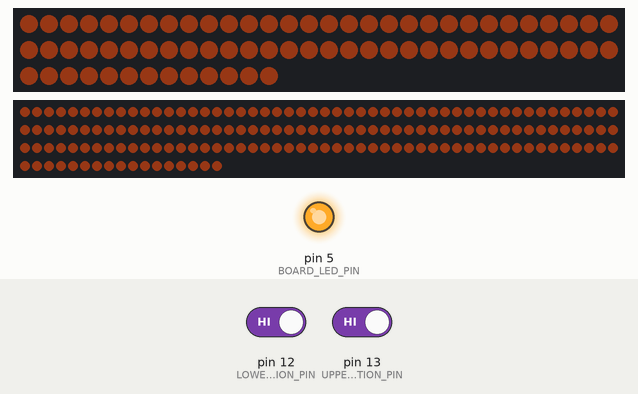
Bench run of a sketch on a simulated Arduino Uno, built with avr-gcc and run on an emulated ATmega328P. On the bench: 73 RGB LEDs in strip order, left to right, continuing on the next row, 167 RGB LEDs in strip order, left to right, continuing on the next row, output pins drawn as LEDs (lit = HIGH). Inputs (shaded band) come from the test bench; at power-on: pin 12 (LOWER_MOTION_PIN) HIGH, pin 13 (UPPER_MOTION_PIN) HIGH. Dim RGB values are drawn brighter than linear.

Above: at 4.1 s.
4.2 s: pin 12 (LOWER_MOTION_PIN) driven LOW and pin 13 (UPPER_MOTION_PIN) driven LOW
At 19.97 s:
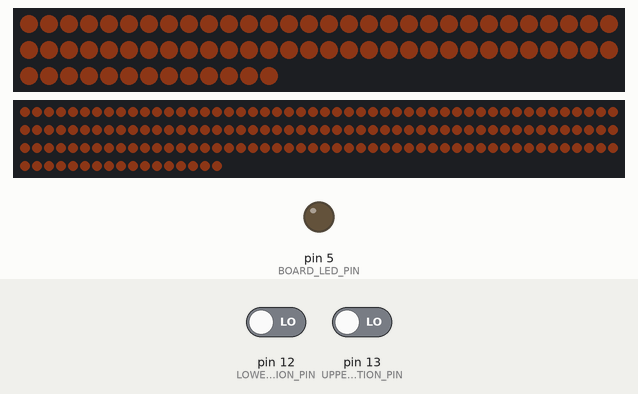
20.1 s: pin 12 (LOWER_MOTION_PIN) driven HIGH
At 21.5 s:
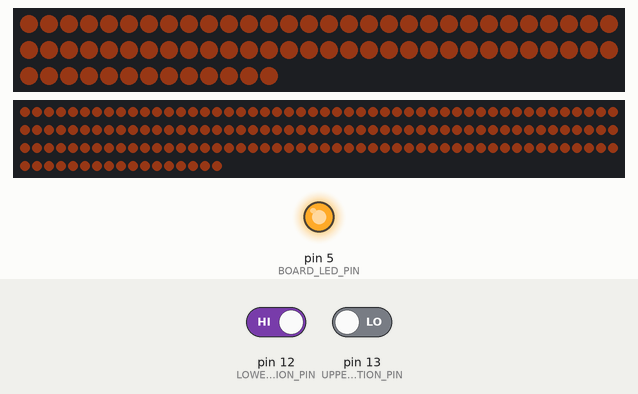
21.8 s: pin 12 (LOWER_MOTION_PIN) driven LOW
At 43.6 s:
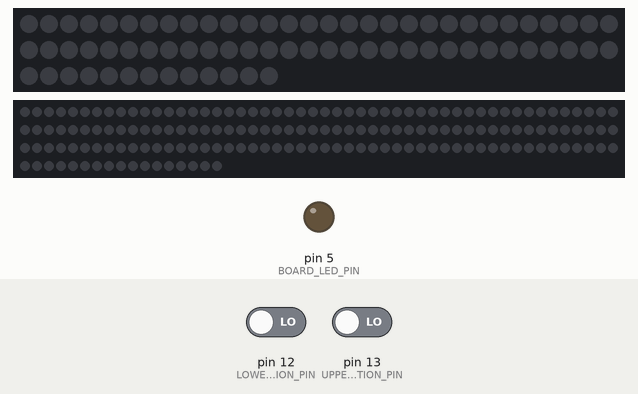
43.8 s: pin 13 (UPPER_MOTION_PIN) driven HIGH
At 44.27 s:
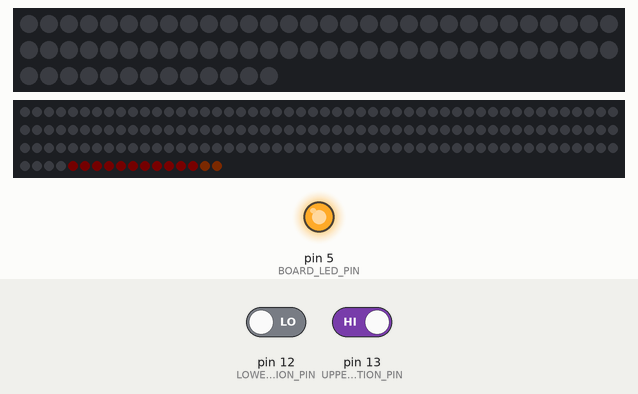
46.2 s: pin 12 (LOWER_MOTION_PIN) driven HIGH
At 46.44 s:
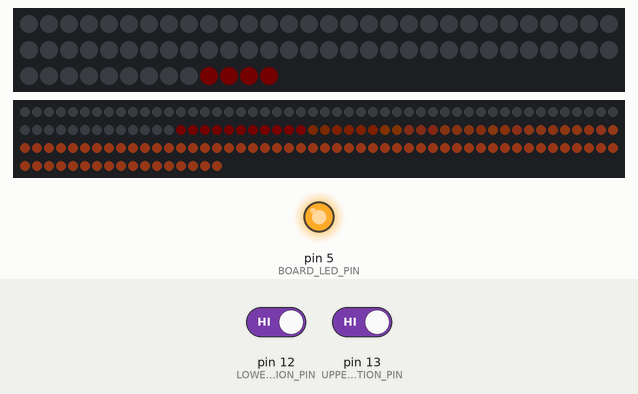
Timing chart, 0 to 49.2 s (numbered marks = the images above; inputs shaded):
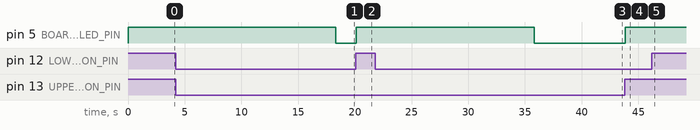

The sketch:

stairwell.ino
```cpp
#include <FastLED.h>

const int LOWER_STRIP_PIN = 4;
const int UPPER_STRIP_PIN = 0;
const int LOWER_STRIP_COUNT = 73;
const int UPPER_STRIP_COUNT = 167;
const int NUM_LEDS = UPPER_STRIP_COUNT + LOWER_STRIP_COUNT;

const int LOWER_MOTION_PIN = 12; // Pin connected to motion detector
const int UPPER_MOTION_PIN = 13; // Pin connected to motion detector

// LED is pin 13 on the blackboard, but pin 5 on the thing
// const int BOARD_LED_PIN = 13; // Blackboard LED pin - active-high
const int BOARD_LED_PIN = 5; // Thing LED pin - active-high

const int STEP_MS = 10;
const int STEP_OVERHEAD = 7;
const int TIMEOUT_MS = 10000;
const int TIMEOUT_STEPS = TIMEOUT_MS / (STEP_MS + STEP_OVERHEAD);
const int DIM_MS = 5000;
const int DIM_STEPS = DIM_MS / (STEP_MS + STEP_OVERHEAD);

const int FADE_WIDTH = 40;
const int MAX_BRIGHTNESS = 80;
const CHSV ON_COLOR = CHSV(20, 160, 255);

CRGB leds[NUM_LEDS];

struct State {
  // bool indicating whether the strip should be brightening or dimming.
  bool upper_triggered;
  int upper_pos;

  bool lower_triggered;
  int lower_pos;

  int steps_since_last_triggered;
  int current_max_brightness;
  bool dimming;
};

State state;

uint8_t brightness[NUM_LEDS];
void clearBrightness(int val) {
  for (int i = 0; i < NUM_LEDS; i++) {
    brightness[i] = val;
  }
}
void brightenSmoothRegion(int start, int stop, int border, int fullOn) {
  int midpoint = (start + stop)/2;

  int i = start < 0 ? 0 : start;
  for (; i < NUM_LEDS && i < start+border && i < midpoint; i++) {
    int target = (i - start) * fullOn / border;
    if (brightness[i] < target) {
      brightness[i] = target;
    }
  }
  for (; i < NUM_LEDS && i < stop-border; i++) {
    brightness[i] = fullOn;
  }
  for (; i < NUM_LEDS && i < stop; i++) {
    int target = (stop - i) * fullOn / border;
    if (brightness[i] < target) {
      brightness[i] = target;
    }
  }
}
void setBrightnessToLEDS() {
  // reverse the lower strip
  for (int i = 0; i < LOWER_STRIP_COUNT; i++) {
    // leds[LOWER_STRIP_COUNT - 1 - i] = ON_COLOR;
    // leds[LOWER_STRIP_COUNT - 1 - i].fadeToBlackBy(256-brightness[i]);
    leds[LOWER_STRIP_COUNT - 1 - i].setHSV(ON_COLOR.hue, ON_COLOR.sat, brightness[i]);
  }
  // Keep upper strip in order
  for (int i = LOWER_STRIP_COUNT; i < NUM_LEDS; i++) {
    // leds[i] = ON_COLOR;
    // leds[i].fadeToBlackBy(256-brightness[i]);
    leds[i].setHSV(ON_COLOR.hue, ON_COLOR.sat, brightness[i]);
  }
}

void resetState() {
  state.upper_triggered = false;
  state.upper_pos = NUM_LEDS;
  state.lower_triggered = false;
  state.lower_pos = 0;
  state.steps_since_last_triggered = 0;
  state.current_max_brightness = MAX_BRIGHTNESS;
  state.dimming = false;
}

void setup() {
  // put your setup code here, to run once:
  FastLED.addLeds<NEOPIXEL, LOWER_STRIP_PIN>(leds, 0, LOWER_STRIP_COUNT);
  FastLED.addLeds<NEOPIXEL, UPPER_STRIP_PIN>(leds, LOWER_STRIP_COUNT, UPPER_STRIP_COUNT);

  pinMode(LOWER_MOTION_PIN, INPUT);
  pinMode(UPPER_MOTION_PIN, INPUT);
  pinMode(BOARD_LED_PIN, OUTPUT);

  resetState();
}

void loop() {
  bool hasLowerMotion = !!digitalRead(LOWER_MOTION_PIN);
  bool hasUpperMotion = !!digitalRead(UPPER_MOTION_PIN);
  // bool hasLowerMotion = (int(millis() / 1000ul) % 20) == 0;
  // bool hasUpperMotion = false;

  update(&state, hasLowerMotion, hasUpperMotion);
  FastLED.show();

  bool led = (state.upper_triggered || state.lower_triggered) && !state.dimming;
  digitalWrite(BOARD_LED_PIN, led ? HIGH : LOW);
  delay(STEP_MS);
}

void step(struct State *s) {
  if (s->upper_triggered || s->lower_triggered) {
    s->steps_since_last_triggered++;

    s->dimming = s->steps_since_last_triggered > TIMEOUT_STEPS;

    if (s->dimming) {
      dimToOff(s);
    } else {
      brightenToOn(s);
    }
  }
  // upper_triggered && lower_triggered may have been reset by dimToOff().
  if (s->upper_triggered && s->upper_pos > -FADE_WIDTH) {
    s->upper_pos--;
  }
  if (s->lower_triggered && s->lower_pos < NUM_LEDS+FADE_WIDTH) {
    s->lower_pos++;
  }
  clearBrightness(0);
  // brightenSmoothRegion(LOWER_STRIP_COUNT-16, LOWER_STRIP_COUNT-1, 5, s->current_max_brightness);
  // brightenSmoothRegion(LOWER_STRIP_COUNT-26, LOWER_STRIP_COUNT-20, 5, s->current_max_brightness);
  brightenSmoothRegion(-FADE_WIDTH, s->lower_pos, FADE_WIDTH, s->current_max_brightness);
  brightenSmoothRegion(s->upper_pos, NUM_LEDS+FADE_WIDTH, FADE_WIDTH, s->current_max_brightness);
  setBrightnessToLEDS();
}

void turnOnLower(struct State *s) {
  s->steps_since_last_triggered = 0;
  if (!s->lower_triggered) {
    s->lower_triggered = true;
    s->lower_pos = 0;
  }
}
void turnOnUpper(struct State *s) {
  s->steps_since_last_triggered = 0;
  if (!s->upper_triggered) {
    s->upper_triggered = true;
    s->upper_pos = NUM_LEDS;
  }
}

void dimToOff(struct State *s) {
  auto num_dimming_steps = s->steps_since_last_triggered - TIMEOUT_STEPS;
  s->current_max_brightness = MAX_BRIGHTNESS - num_dimming_steps * MAX_BRIGHTNESS / DIM_STEPS;
  if (s->current_max_brightness < 0) {
    resetState();
  }
}
void brightenToOn(struct State *s) {
  if (s->current_max_brightness < MAX_BRIGHTNESS) {
    s->current_max_brightness++;
  }
}

void update(struct State *s, bool hasLowerMotion, bool hasUpperMotion) {
  if (hasUpperMotion) {
    turnOnUpper(s);
  }
  if (hasLowerMotion) {
    turnOnLower(s);
  }
  step(s);
}
```

Measured:
- after the input at 4.2 s, pin 5 (BOARD_LED_PIN): HIGH → LOW after 14.1 s
- after the input at 20.1 s, pin 5 (BOARD_LED_PIN): LOW → HIGH at once
- after the input at 21.8 s, pin 5 (BOARD_LED_PIN): HIGH → LOW after 14.0 s
- after the input at 43.8 s, pin 5 (BOARD_LED_PIN): LOW → HIGH at once; the LEDs: change after 0.33 s (image 4)
- after the input at 46.2 s, the LEDs: change after 0.09 s (image 5)
